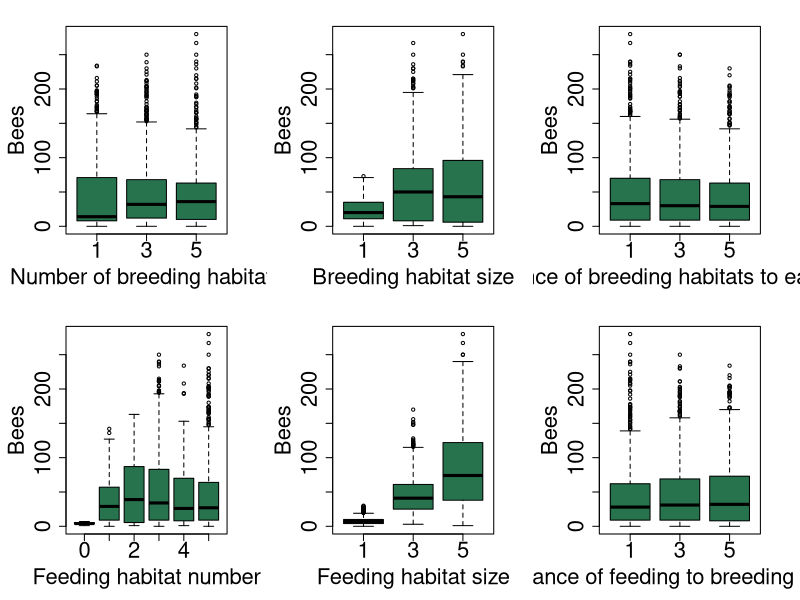
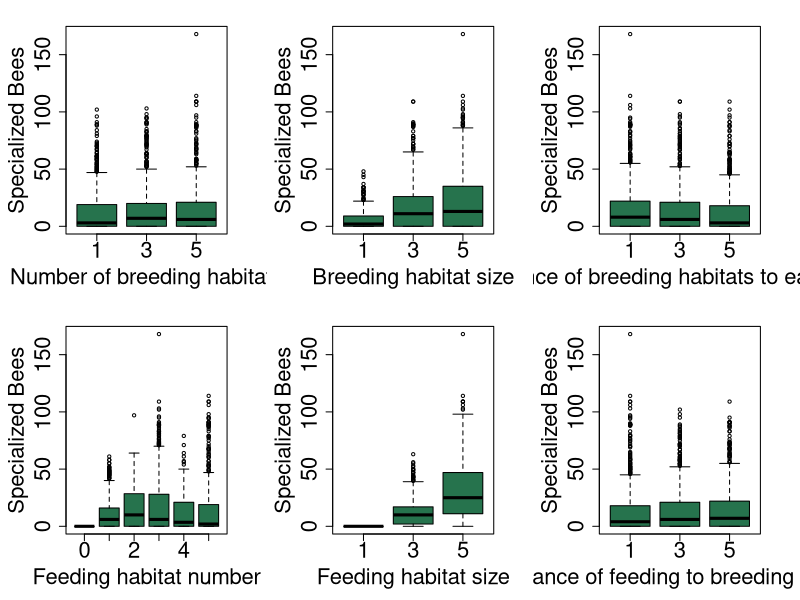
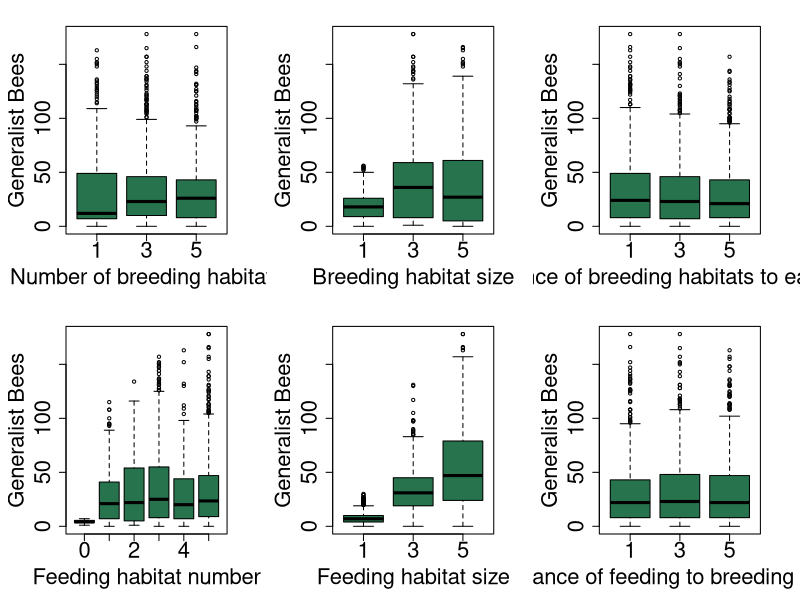
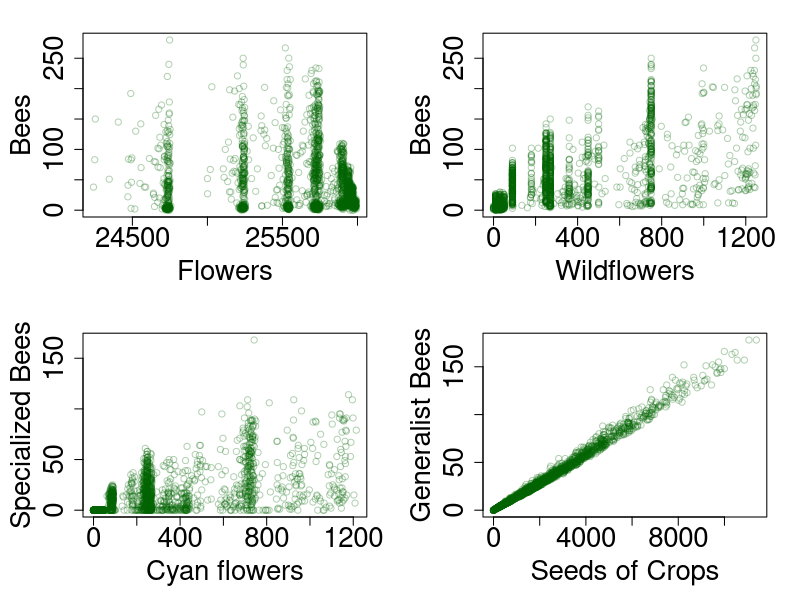
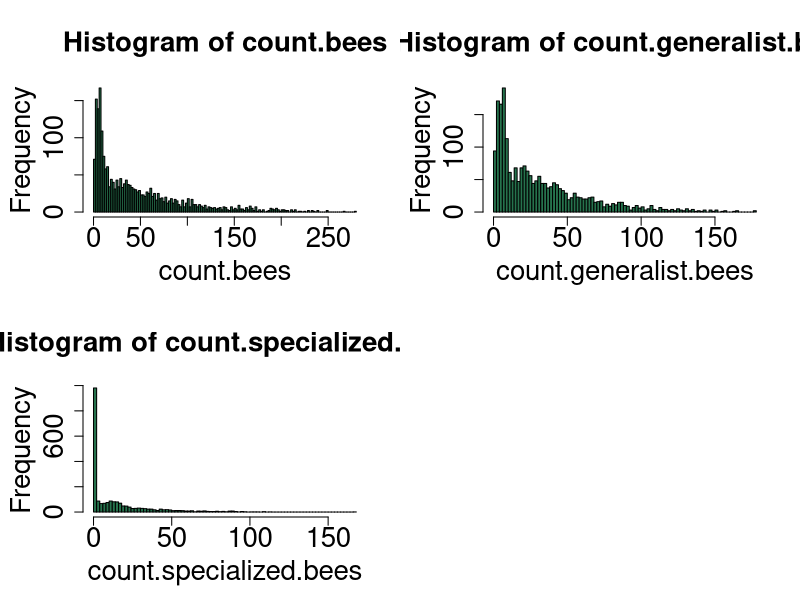
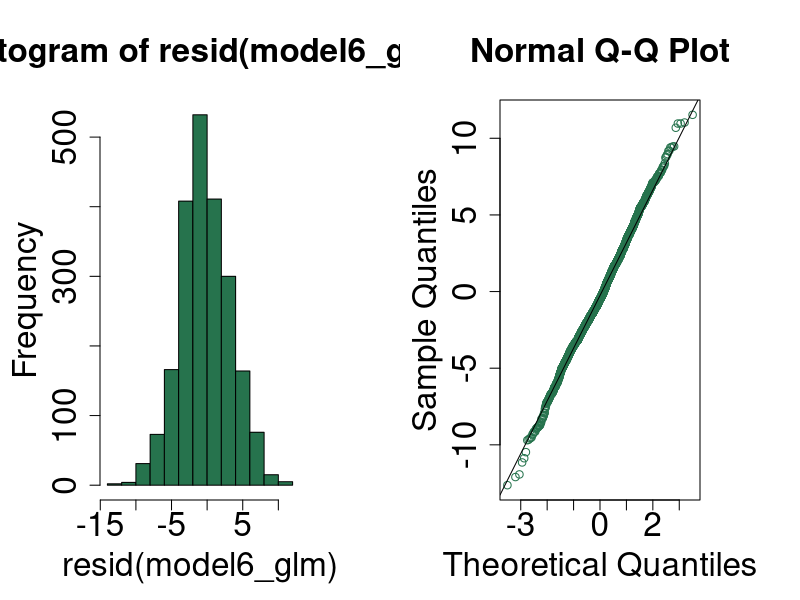
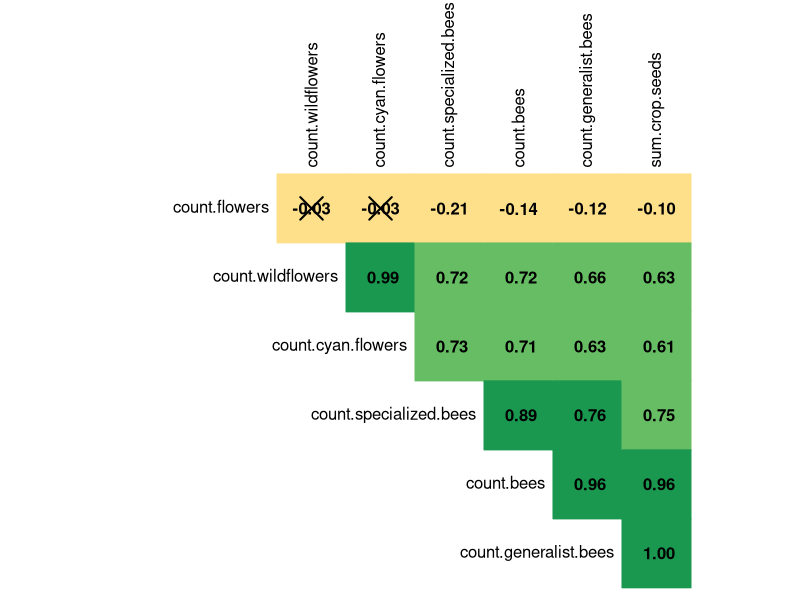
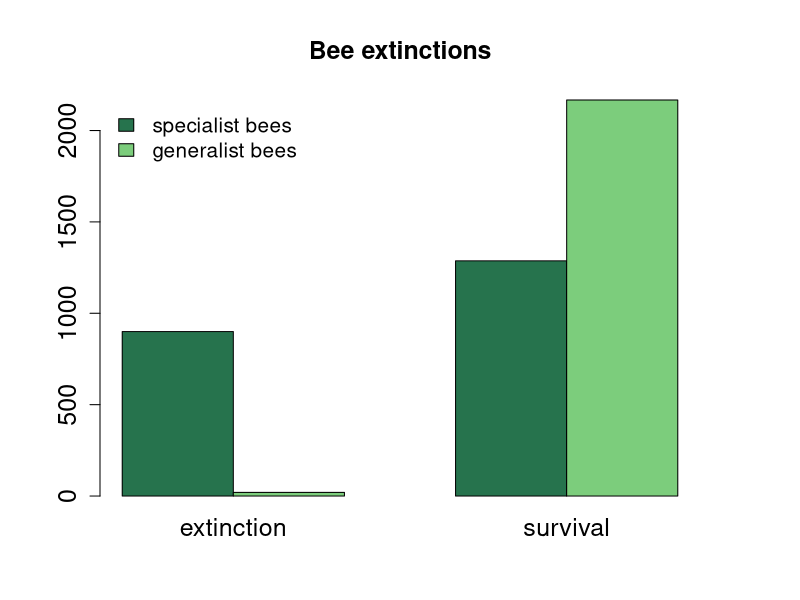

Source code (R) for these figures, in order:
# Authors: Valentin Lorenz & Wanja Tolksdorf 
# Copyright 2023 by Valentin Lorenz & Wanja Tolksdorf 
# This work is licensed under a Creative Commons Attribution 4.0 International License (CC BY 4.0). 
# You are free to share and adapt this code, but have to give appropriate credit. 
# Full license terms: https://creativecommons.org/licenses/by/4.0/legalcode
# Link to work: https://github.com/valentinlorenz/model_bees


# ------------------- Setup --------------------

# import libraries
library(dplyr)
library(ggplot2)
library(RColorBrewer)

# set working directory
# setwd("")

# load data
results<-read.csv("table_results.csv", sep=";")

# inspect data
View(results)
str(results)
summary(results)


# -------------------- Pre-processing -------------------

# calculate actual breeding and feeding habitat number
# because sometimes less than the specified number fit in the view
results$actual.breeding.habitat.number<-results$count.breeding.habitat/(results$breeding.habitat.size**2)
results$actual.feeding.habitat.number<-results$count.feeding.habitat/(results$feeding.habitat.size**2)

# change data type from integer to factor for categorical/ordinal variables to enable TukeyHSD posthoc test later
cat_cols<-c("breeding.habitat.number", "feeding.habitat.number", "breeding.habitat.size", "feeding.habitat.size", "min.distance.breed", "min.distance.feed", "max.distance.breed", "max.distance.feed", "actual.breeding.habitat.number", "actual.feeding.habitat.number")
for (column in cat_cols){
  results[[column]]<-as.factor(results[[column]])
}

# rename columns
results<-results %>%
  rename(count.generalist.bees = count.bees...count.specialized.bees, count.cyan.flowers = count.flowers.with..color...cyan., sum.crop.seeds = sum..seeds..of.crops)

# check changes
str(results)
summary(results)

attach(results)


# --------------------- Visualizations --------------------

# boxplots

predictorvars <- list(actual.breeding.habitat.number, breeding.habitat.size, min.distance.breed, actual.feeding.habitat.number, feeding.habitat.size, min.distance.feed)
predictornames <- list("Number of breeding habitats", "Breeding habitat size", "Distance of breeding habitats to each other", "Feeding habitat number", "Feeding habitat size", "Distance of feeding to breeding habitat")

par(mfrow=c(2,3), mar = c(5,5,2,3))
      
# plot all bees 
for (k in 1:6) {
  boxplot(count.bees~predictorvars[[k]], col="#26734d", xlab=predictornames[k], ylab="Bees", cex.axis = 2, cex.lab = 2)
}    
  
# plot specialized bees
for (k in 1:6) {
  boxplot(count.specialized.bees~predictorvars[[k]], col="#26734d", xlab=predictornames[k], ylab="Specialized Bees", cex.axis = 2, cex.lab = 2)
}    

# plot generalist bees
for (k in 1:6) {
  boxplot(count.generalist.bees~predictorvars[[k]], col="#26734d", xlab=predictornames[k], ylab="Generalist Bees", cex.axis = 2, cex.lab = 2)
}    


# plot the relation between bees and flowers

flowers <- list(count.flowers, count.wildflowers, count.cyan.flowers, sum.crop.seeds)
bees <- list(count.bees, count.bees, count.specialized.bees, count.generalist.bees)
flowerslabel <- list("Flowers", "Wildflowers", "Cyan flowers", "Seeds of Crops")
beelabels <- list("Bees", "Bees", "Specialized Bees", "Generalist Bees")

par(mfrow=c(2,2), mar = c(5,5,2,2))

for (i in (1:4)) {
  plot(flowers[[i]], bees[[i]], 
       xlab=flowerslabel[i], 
       ylab=beelabels[i],
       col=rgb(0, 0.4, 0, 0.3),
       cex.axis = 2, cex.lab = 2
       )
}


# -------------------- ANOVA --------------------

# check if the dependent variable is normally distributed 
par(mfrow=c(2,2), mar = c(5,5,5,2))
hist(count.bees, breaks=100, col="#26734d", cex.main = 2, cex.axis = 2, cex.lab = 2) # not normal, but rather poisson distribution 
hist(count.generalist.bees, col="#26734d", cex.main = 2, breaks=100, cex.axis = 2, cex.lab = 2)
hist(count.specialized.bees, breaks=100, col="#26734d", cex.main = 2, cex.axis = 2, cex.lab = 2)
shapiro.test(count.bees) # not normally distributed


# test for differences in the amount of bees between treatments using an anova with all 6 predictors
model6<-aov(count.bees~actual.breeding.habitat.number+breeding.habitat.size+min.distance.breed+actual.feeding.habitat.number+feeding.habitat.size+min.distance.feed)
summary(model6)

# model reduction to 5 predictors
model5<-update(model6,~.-min.distance.feed)
summary(model5)
anova(model5, model6) # model6 does not explain significantly more than model5
AIC(model5);AIC(model6)

# model reduction to 4 predictors
model4<-update(model5,~.-actual.breeding.habitat.number)
summary(model4)
anova(model4, model5) # model5 does explain significantly more than model4
AIC(model4);AIC(model5)

# results of model5
summary(model5)
TukeyHSD(model5)


# test for differences in the amount of generalist bees between treatments using an anova with all 6 predictors
model6_generalists<-aov(count.generalist.bees~actual.breeding.habitat.number+breeding.habitat.size+min.distance.breed+actual.feeding.habitat.number+feeding.habitat.size+min.distance.feed)
summary(model6_generalists)

# model reduction to 5 predictors
model5_generalists<-update(model6_generalists,~.-min.distance.feed)
summary(model5_generalists)
anova(model5_generalists, model6_generalists) # model6 does not explain significantly more than model5
AIC(model5_generalists);AIC(model6_generalists)

# model reduction to 4 predictors
model4_generalists<-update(model5_generalists,~.-min.distance.breed)
summary(model4_generalists)
anova(model4_generalists, model5_generalists) # model5 does not explain significantly more than model4
AIC(model4_generalists);AIC(model5_generalists)

# model reduction to 3 predictors
model3_generalists<-update(model4_generalists,~.-actual.breeding.habitat.number)
summary(model3_generalists)
anova(model3_generalists, model4_generalists) # model4 does explain significantly more than model3
AIC(model3_generalists);AIC(model4_generalists)

# results of model4
summary(model4_generalists)
TukeyHSD(model4_generalists)


# test for differences in the amount of specialist bees between treatments using an anova with all 6 predictors
model6_specialists<-aov(count.specialized.bees~actual.breeding.habitat.number+breeding.habitat.size+min.distance.breed+actual.feeding.habitat.number+feeding.habitat.size+min.distance.feed)
summary(model6_specialists)

# model reduction to 5 predictors
model5_specialists<-update(model6_specialists,~.-min.distance.feed)
summary(model5_specialists)
anova(model5_specialists, model6_specialists) # model6 does not explain significantly more than model5
AIC(model5_specialists);AIC(model6_specialists)

# model reduction to 4 predictors
model4_specialists<-update(model5_specialists,~.-actual.breeding.habitat.number)
summary(model4_specialists)
anova(model4_specialists, model5_specialists) # model5 does explain significantly more than model4
AIC(model4_specialists);AIC(model5_specialists)

# results of model5
summary(model5_specialists)
TukeyHSD(model5_specialists)


# ------------------- GLM --------------------

# test for differences in the amount of bees between treatments using a glm with all 6 predictors
model6_glm<-glm(count.bees~actual.breeding.habitat.number+breeding.habitat.size+min.distance.breed+actual.feeding.habitat.number+feeding.habitat.size+min.distance.feed, family = quasipoisson())
summary(model6_glm)

# check if residuals are normally distributed
par(mfrow=c(1,2), mar = c(5,5,5,5))
hist(resid(model6_glm), col="#26734d", cex.main = 2, cex.axis = 2, cex.lab = 2)
qqnorm(resid(model6_glm), col="#26734d", cex.main = 2, cex.axis = 2, cex.lab = 2)
qqline(resid(model6_glm))
shapiro.test(resid(model6_glm)) # residuals are almost normally distributed

# model reduction to 5 predictors
model5_glm<-update(model6_glm,~.-min.distance.feed)
summary(model5_glm)
anova(model5_glm, model6_glm, test = "F") # model6_glm does not explain significantly more than model5_glm

# model reduction to 4 predictors
model4_glm<-update(model5_glm,~.-min.distance.breed)
summary(model4_glm)
anova(model4_glm, model5_glm, test = "F") # model5_glm does explain significantly more than model4_glm

# compare results of the anova and the glm
summary(model5)
summary(model5_glm) # very similar results


# ------------------ Correlations ---------------------

# function for calculating p-values of multiple correlations
# df : dataframe containing the variables for correlation tests
# ... : further arguments to pass to the cor.test function
cor.test.mat <- function(df, ...) {
  
  n <- ncol(df)
  p.value.mat <- matrix(NA, n, n)
  colnames(p.value.mat) <- colnames(df)
  rownames(p.value.mat) <- colnames(df)
  diag(p.value.mat) <- 0
  
  for (i in 1:(n - 1)) {
    for (j in (i + 1):n) {
      cor.test.results <- cor.test(df[, i], df[, j], ...)
      p.value.mat[i, j] <- cor.test.results$p.value
      p.value.mat[j, i] <- cor.test.results$p.value
    }
  }
  
  return(p.value.mat)
}

# matrix of the p-value of Spearman correlations for non-normal data
p.value.mat <- cor.test.mat(results[,c(13,14,15,17,18,19,20)], method = "spearman")
head(p.value.mat)

# visualize the significant Spearman correlations
par(mfrow=c(1,1))
corrplot::corrplot(cor(results[,c(13,14,15,17,18,19,20)], method = "spearman"), 
                   method = "color",  col=brewer.pal(n=8, name="RdYlGn"),
                   type = "upper", order = "hclust", diag = FALSE,
                   addCoef.col = "black", number.cex = 1, cl.pos = "n",
                   tl.col="black", tl.cex = 1, 
                   p.mat = p.value.mat, sig.level = 0.05)


# -------------------- Chi-square -------------------

# calculate the number of specialist and generalist bee extinctions/survivals and create a table
extinction_table<-as.table(rbind(c(sum(count.specialized.bees == 0), sum(count.specialized.bees != 0)), c(sum(count.generalist.bees == 0), sum(count.generalist.bees != 0))))
dimnames(extinction_table)<-list(c("specialist bees", "generalist bees"), c("extinction","survival"))

# calculate Chi-square test
extinction_chisq<-chisq.test(extinction_table)

# Chi-square results
extinction_chisq
extinction_chisq$observed   
extinction_chisq$expected   

# visualize bee extinctions as barplot
par(mfrow=c(1,1), mar = c(5,5,5,5))
barplot(extinction_table,  col=c("#26734d", "#7CCD7C"), beside = TRUE, 
        legend.text = TRUE, args.legend = list(x = "topleft", cex = 1.25, bty = "n"),
        main = "Bee extinctions", cex.main = 1.5, cex.axis = 1.5, cex.names = 1.5)

